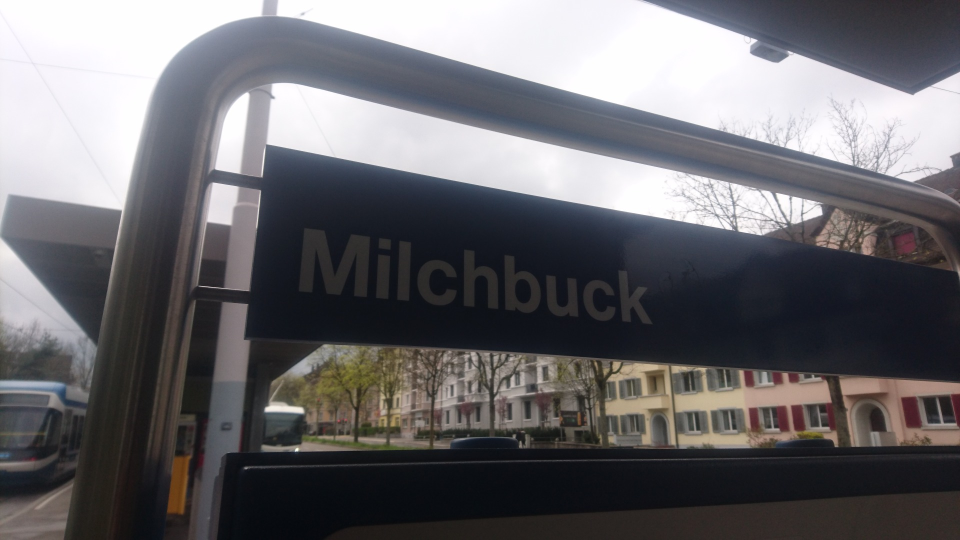
#> input picture project/presentation/original.jpeg, 1920 x 1080 px (shown at 1/2 size)
$ python -i Potential_letters.py   (imports and definitions only)   (older library calls are emulated)
#> lines starting #> are read from the running program, lines starting #| are printed output that depends on the picture; after the words box and inside, x2 and y2 are one past the last pixel; in counts of white or black regions, pixels touching at a corner belong together
#> further down, picture is the input picture: shape (1080, 1920, 3); mean B, G, R 108, 104.6, 105.8
import os
import cv2 as cv
import numpy as np
import copy
import string


potential_letters = []


upper_bound_rectangle_area=18000
lower_bound_rectangle_area=500


#defining a sort function
def xCoo(arr):
    return arr[0][0]

def yCoo(arr):
    return arr[0][1]


def letters(picture):

    potential_letters = []


    #color detection

    lower_blue = np.array([100,40,0])
    upper_blue = np.array([135,255,255])


    #converting colorspace:
    picture = cv.resize(picture,(1920,1080))
    hsv = cv.cvtColor(picture,cv.COLOR_BGR2HSV)
#> hsv: shape (1080, 1920, 3); mean H, S, V 92.5, 42.8, 112.1

    #filtered version of Picture:

    #hsv = cv.GaussianBlur(hsv,(3,3),2)

    filtered = cv.inRange(hsv,lower_blue,upper_blue)
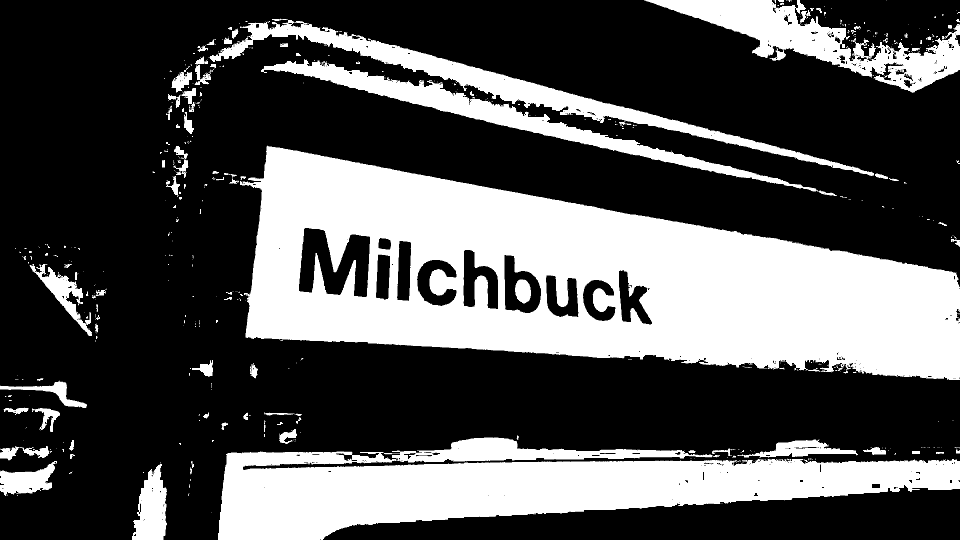
#> filtered: shape (1080, 1920) (shown at 1/2 size); 33% white; 557 white regions (439 under 20 px), largest, box (x1, y1, x2, y2) and area: (480, 291, 1920, 760) 375542, (436, 875, 1920, 1080) 165928, (1288, 0, 1920, 186) 36875
    filtered = cv.bitwise_not(filtered)
#> filtered: shape (1080, 1920); 67% white; 557 black regions (439 under 20 px)

    #contour detection:

    _,ctrs, hier = cv.findContours(filtered, cv.RETR_EXTERNAL, cv.CHAIN_APPROX_SIMPLE)
#> ctrs = 276 contours, 240 with area under 20; largest, box (x1, y1, x2, y2) and area: (0, 0, 1920, 1080) 1320788, (646, 970, 1920, 1080) 80850, (1544, 0, 1920, 122) 26033, (598, 456, 740, 594) 11649, (1009, 510, 1082, 626) 5715


    picture=cv.cvtColor(filtered,cv.COLOR_GRAY2RGB)


    #creting an array of rectangles with areas

    rects_and_area = [[cv.boundingRect(ctr),cv.contourArea(ctr)] for ctr in ctrs]
#> rects_and_area = 276 items


    #sorting the areas and rectangles from left to right
    rects_and_area.sort(key=xCoo)

    for rectangle in rects_and_area:


        if(rectangle[1]<upper_bound_rectangle_area and rectangle[1]>lower_bound_rectangle_area):


            out_cropped=picture[rectangle[0][1]:rectangle[0][1]+rectangle[0][3],
                                    rectangle[0][0]:rectangle[0][0]+rectangle[0][2]]
            out_cropped=cv.resize(out_cropped,(32,32))


            potential_letters.append(out_cropped)
#> this loop made 276 passes
#> rectangle on passes 1 to 3: [(0, 966, 8, 4), 9.5], [(0, 952, 2, 4), 3], [(0, 0, 1920, 1080), 1320788]
#> after the loop, potential_letters = 9 items

    return potential_letters


>>> import cv2
>>> picture = cv2.imread('presentation/original.jpeg')
>>> result = letters(picture)
#> result = 9 items
